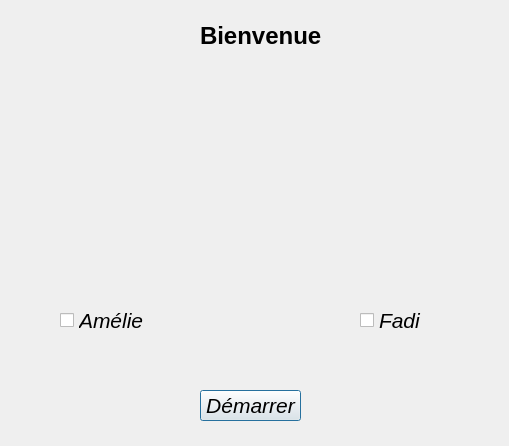
<?xml version="1.0" encoding="UTF-8"?>
<ui version="4.0">
 <class>Menu</class>
 <widget class="QDialog" name="Menu">
  <property name="geometry">
   <rect>
    <x>0</x>
    <y>0</y>
    <width>509</width>
    <height>446</height>
   </rect>
  </property>
  <property name="font">
   <font>
    <pointsize>16</pointsize>
    <italic>true</italic>
   </font>
  </property>
  <property name="windowTitle">
   <string>Menu</string>
  </property>
  <property name="modal">
   <bool>true</bool>
  </property>
  <widget class="QLabel" name="label">
   <property name="geometry">
    <rect>
     <x>200</x>
     <y>20</y>
     <width>121</width>
     <height>31</height>
    </rect>
   </property>
   <property name="font">
    <font>
     <pointsize>18</pointsize>
     <weight>75</weight>
     <italic>false</italic>
     <bold>true</bold>
    </font>
   </property>
   <property name="text">
    <string>Bienvenue</string>
   </property>
  </widget>
  <widget class="QCheckBox" name="cb_amelie">
   <property name="geometry">
    <rect>
     <x>60</x>
     <y>310</y>
     <width>91</width>
     <height>21</height>
    </rect>
   </property>
   <property name="text">
    <string>Amélie</string>
   </property>
  </widget>
  <widget class="QCheckBox" name="cb_fadi">
   <property name="geometry">
    <rect>
     <x>360</x>
     <y>310</y>
     <width>87</width>
     <height>21</height>
    </rect>
   </property>
   <property name="text">
    <string>Fadi</string>
   </property>
  </widget>
  <widget class="QPushButton" name="pb_Demarrer">
   <property name="geometry">
    <rect>
     <x>200</x>
     <y>390</y>
     <width>101</width>
     <height>31</height>
    </rect>
   </property>
   <property name="text">
    <string>Démarrer</string>
   </property>
  </widget>
  <widget class="QLabel" name="i_amelie">
   <property name="geometry">
    <rect>
     <x>30</x>
     <y>90</y>
     <width>161</width>
     <height>201</height>
    </rect>
   </property>
   <property name="text">
    <string/>
   </property>
   <property name="pixmap">
    <pixmap>../amelie_intro.jpeg</pixmap>
   </property>
   <property name="scaledContents">
    <bool>true</bool>
   </property>
  </widget>
  <widget class="QLabel" name="i_fadi">
   <property name="geometry">
    <rect>
     <x>310</x>
     <y>90</y>
     <width>161</width>
     <height>201</height>
    </rect>
   </property>
   <property name="text">
    <string/>
   </property>
   <property name="pixmap">
    <pixmap>../fadi_intro.jpeg</pixmap>
   </property>
   <property name="scaledContents">
    <bool>true</bool>
   </property>
  </widget>
 </widget>
 <resources/>
 <connections/>
</ui>
